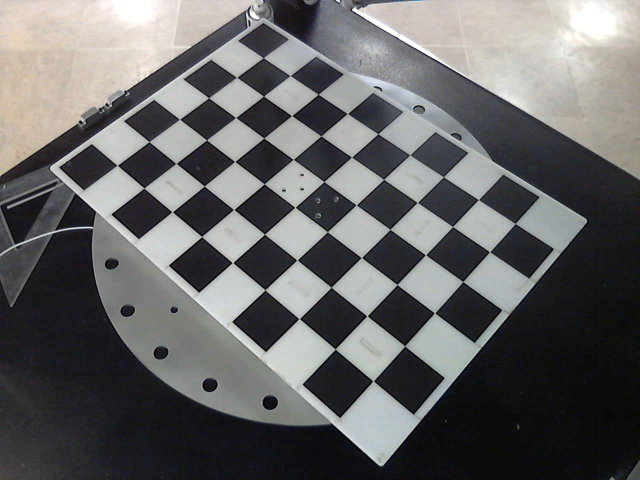
#> input picture Calibration/assets/WIN_20210527_15_21_12_Pro.jpg, 1280 x 960 px, given in place of frame1.jpg, which was not available (shown at 1/2 size)
$ python combination.py
#> lines starting #> are read from the running program, lines starting #| are printed output that depends on the picture; after the words box and inside, x2 and y2 are one past the last pixel; in counts of white or black regions, pixels touching at a corner belong together; pictures that were not available may be replaced by others from this repository, and a replacement may not be noted
### Calibration/calibration.py
# imports
import os
import pickle
import cv2 as cv
import numpy as np


# [55 lines left out: functions calibrate_chessboard, save_coefficients, not called in this run]


def load_coefficients(path=''):
    inp = open(path + 'camera_coeffs.pickle', 'rb')
    return pickle.load(inp)


def undistort(img, coeffs):
    w, h = img.shape[:2]
    new_mtx, roi = cv.getOptimalNewCameraMatrix(coeffs['mtx'], coeffs['dist'], (w,h), 1, (w,h))
    # undistort
    dst = cv.undistort(img, coeffs['mtx'], coeffs['dist'], None, new_mtx)
    # crop the image
    x, y, w, h = roi
    roi = dst[y:y+h, x:x+w]

    return dst, roi


PATH = 'assets'
SIZE = (9, 6)


# [12 lines that do not run on import are left out]

### combination.py
import pickle
import cv2 as cv
import numpy as np
import Calibration.calibration as clb

def draw_holes(a, b, color=(0, 0, 255)):
    coords = zip(a, b)
    for center in coords:
        x, y = map(int, center)
        cv.circle(img, (x, y), 7, color, 2)


if __name__ == "__main__":

    img = cv.imread('samples/frame1.jpg')
#> img is the input picture: shape (960, 1280, 3); mean B, G, R 101.2, 101.1, 101.4
    # img = cv.resize(img, None, fx=1.5, fy=1.5)
    img_copy = img.copy()
    rows, cols = img.shape[:2]
#> rows = 960; cols = 1280

    coeffs = clb.load_coefficients('calibration/')
#> (reads Calibration/camera_coeffs.pickle from the repository)
    matrix = pickle.load(open('calibration/prespective_matrix.pickle', 'rb'))
#> (reads Calibration/prespective_matrix.pickle from the repository)

    img, roi = clb.undistort(img, coeffs)
#> in undistort, `roi = dst[y:y+h, x:x+w]`:
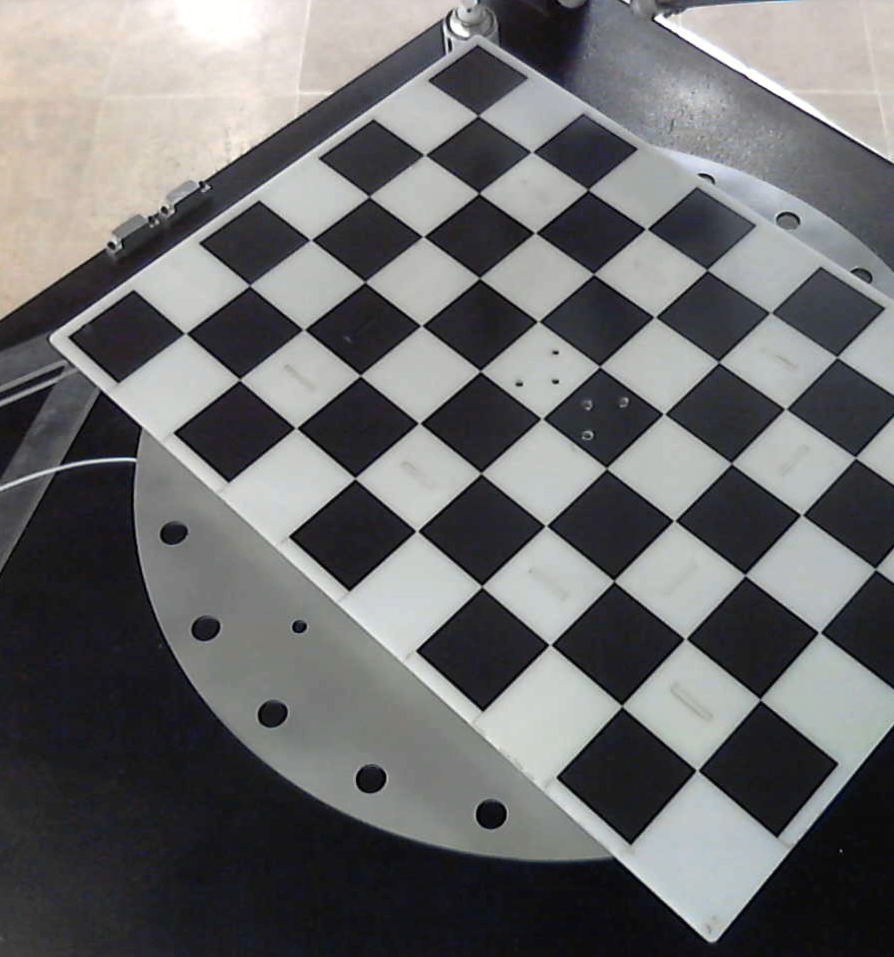
#> roi: shape (957, 894, 3); mean B, G, R 109, 108.2, 108.1
    img = cv.warpPerspective(img, matrix, (cols, rows))

    # [4 lines of commented-out code are left out]


    theta = 0
    theta = theta*np.pi/180

    plate_center = (480, 360)
    o1, o2 = plate_center
    plate_radius = 300
    cv.circle(img, center=plate_center, radius=plate_radius, color=(200,100,100), thickness=5)
    cv.circle(img, center=plate_center, radius=32, color=(200,100,100), thickness=5)
    t = np.linspace((2*np.pi/12)+theta, (2*np.pi/12)+2*np.pi+theta, 7)
    for i in t:
        outer_circle_offset = 42
        a = outer_circle_offset*np.cos(i)+o1
        b = outer_circle_offset*np.sin(i)+o2
        cv.circle(img, center=(int(a),int(b)), radius=5, color=(200,100,100), thickness=2)
#> img: shape (960, 1280, 3); mean B, G, R 82.4, 81.7, 82.5


    # Drawing the three small circles
    t1 = [theta, theta-np.pi, theta-(3*np.pi/2)]
    small_circle_offset = 225
    a1 = small_circle_offset*np.cos(t1)+o1
    b1 = small_circle_offset*np.sin(t1)+o2
    draw_holes(a1, b1, color=(0, 0, 0))
#> after the loop in draw_holes, `for center in coords:`: img: shape (960, 1280, 3); mean B, G, R 82.4, 81.6, 82.5

    # Drawing the 22 outer circles
    t2 = np.linspace((2*np.pi/44)+theta, (2*np.pi/44)+2*np.pi+theta, 23)
    outer_circle_offset = 275
    a2 = outer_circle_offset*np.cos(t2)+o1
    b2 = outer_circle_offset*np.sin(t2)+o2
    draw_holes(a2, b2)
#> call 2 of draw_holes, with a = array of shape (23,), b = array of shape (23,), color = (0, 0, 255)
#> the loop in draw_holes (call 2), `for center in coords:` made 23 passes
#> (x, y) on passes 1 to 12: (752, 399), (730, 474), (687, 540), (628, 591), (557, 623), (480, 635), (402, 623), (331, 591), (272, 540), (229, 474), (207, 399), (207, 320)
#> after the loop in draw_holes (call 2), `for center in coords:`:
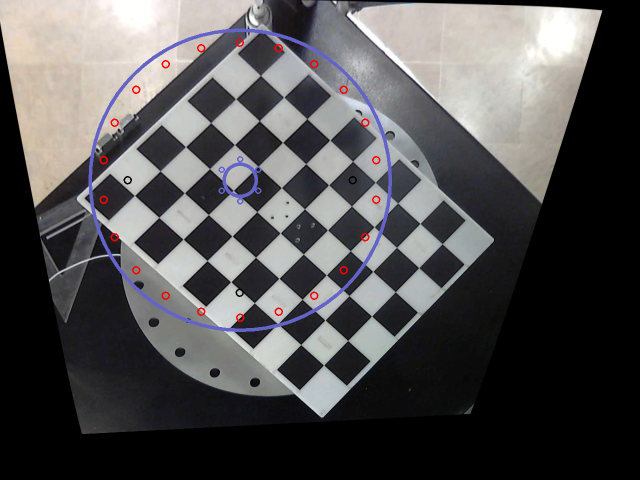
#> img: shape (960, 1280, 3) (shown at 1/2 size); mean B, G, R 82.1, 81.3, 82.8

    # Drawing the inner circles
    t3 = np.linspace((np.pi/2)+theta, (np.pi/2)+2*np.pi+theta, 3)
    outer_circle_offset = 160
    a3 = outer_circle_offset*np.cos(t3)+o1
    b3 = outer_circle_offset*np.sin(t3)+o2
    draw_holes(a3, b3)
#> after the loop in draw_holes (call 3), `for center in coords:`: img: shape (960, 1280, 3); 0.02% of pixels changed, all inside (x1, y1, x2, y2) = (471, 192, 489, 529)

    t4 = [np.pi*73.3/180+theta, np.pi*106.7/180+theta, np.pi*253.3/180+theta, np.pi*286.7/180+theta]
    outer_circle_offset = 104.4
    a4 = outer_circle_offset*np.cos(t4)+o1
    b4 = outer_circle_offset*np.sin(t4)+o2
    draw_holes(a4, b4)
#> call 4 of draw_holes, with a = array of shape (4,), b = array of shape (4,), color = (0, 0, 255)
#> the loop in draw_holes (call 4), `for center in coords:` made 4 passes
#> (x, y) on passes 1 to 4: (510, 459), (449, 459), (449, 260), (510, 260)
#> after the loop in draw_holes (call 4), `for center in coords:`:
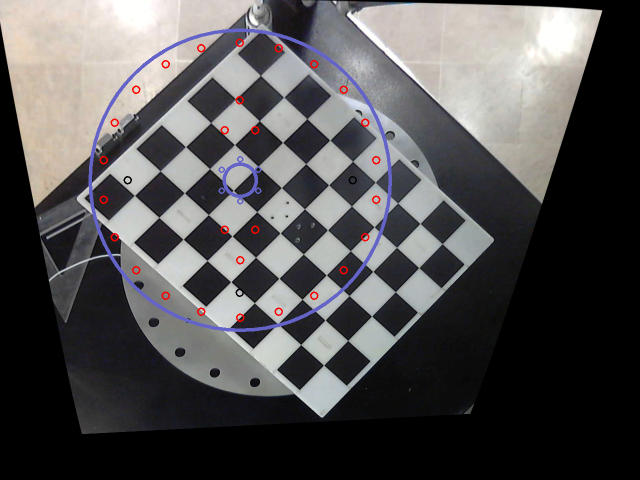
#> img: shape (960, 1280, 3) (shown at 1/2 size); mean B, G, R 82, 81.2, 82.9

    t5 = [np.pi*69.44/180+theta, np.pi*110.56/180+theta, np.pi*249.44/180+theta, np.pi*290.56/180+theta]
    outer_circle_offset = 170.88
    a5 = outer_circle_offset*np.cos(t5)+o1
    b5 = outer_circle_offset*np.sin(t5)+o2
    draw_holes(a5, b5)
#> the loop in draw_holes (call 5), `for center in coords:` made 4 passes
#> (x, y) on passes 1 to 4: (540, 519), (419, 519), (419, 200), (540, 200)
#> after the loop in draw_holes (call 5), `for center in coords:`:
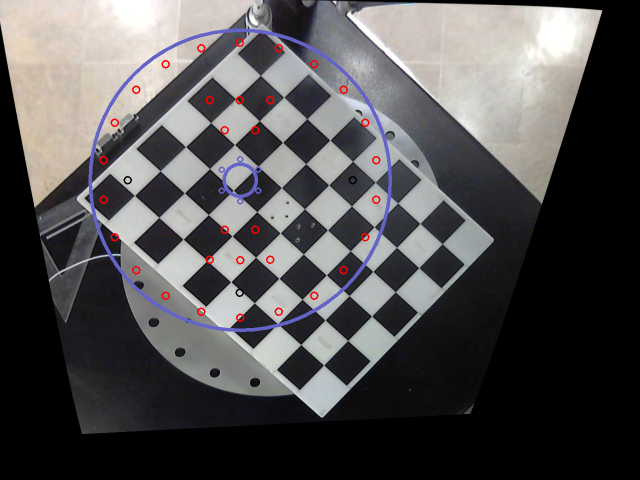
#> img: shape (960, 1280, 3) (shown at 1/2 size); 0.04% of pixels changed, all inside (x1, y1, x2, y2) = (411, 192, 549, 528)

    t6 = [np.pi*48.1/180+theta, np.pi*131.99/180+theta, np.pi*228.01/180+theta, np.pi*311.99/180+theta]
    outer_circle_offset = 134.54
    a6 = outer_circle_offset*np.cos(t6)+o1
    b6 = outer_circle_offset*np.sin(t6)+o2
    draw_holes(a6, b6)
#> the loop in draw_holes (call 6), `for center in coords:` made 4 passes
#> (x, y) on passes 1 to 4: (569, 460), (389, 459), (389, 260), (570, 260)
#> after the loop in draw_holes (call 6), `for center in coords:`:
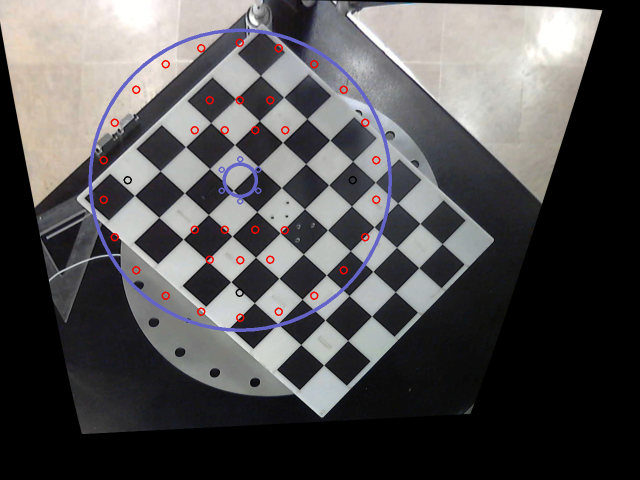
#> img: shape (960, 1280, 3) (shown at 1/2 size); 0.04% of pixels changed, all inside (x1, y1, x2, y2) = (381, 252, 579, 469)

    t7 = [np.pi*53.13/180+theta, np.pi*126.87/180+theta, np.pi*233.13/180+theta, np.pi*306.87/180+theta]
    outer_circle_offset = 200
    a7 = outer_circle_offset*np.cos(t7)+o1
    b7 = outer_circle_offset*np.sin(t7)+o2
    draw_holes(a7, b7)
#> the loop in draw_holes (call 7), `for center in coords:` made 4 passes
#> (x, y) on passes 1 to 4: (600, 519), (359, 519), (359, 200), (600, 200)
#> after the loop in draw_holes (call 7), `for center in coords:`:
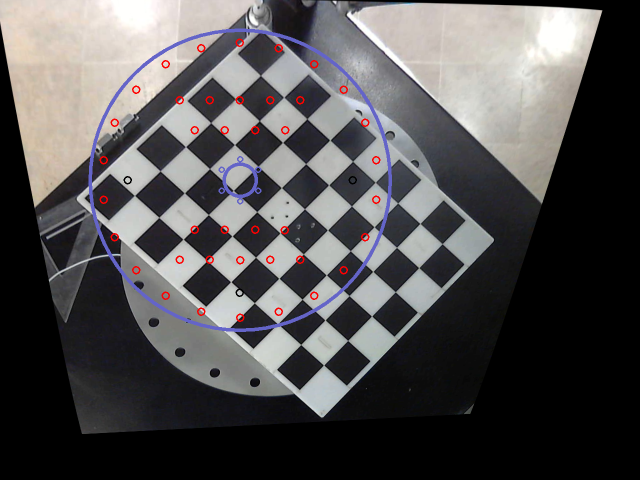
#> img: shape (960, 1280, 3) (shown at 1/2 size); 0.04% of pixels changed, all inside (x1, y1, x2, y2) = (351, 192, 609, 528)

    t8 = [np.pi*33.69/180+theta, np.pi*146.31/180+theta, np.pi*213.69/180+theta, np.pi*326.31/180+theta]
    outer_circle_offset = 180.28
    a8 = outer_circle_offset*np.cos(t8)+o1
    b8 = outer_circle_offset*np.sin(t8)+o2
    draw_holes(a8, b8)
#> the loop in draw_holes (call 8), `for center in coords:` made 4 passes
#> (x, y) on passes 1 to 4: (630, 460), (329, 460), (329, 259), (630, 259)
#> after the loop in draw_holes (call 8), `for center in coords:`:
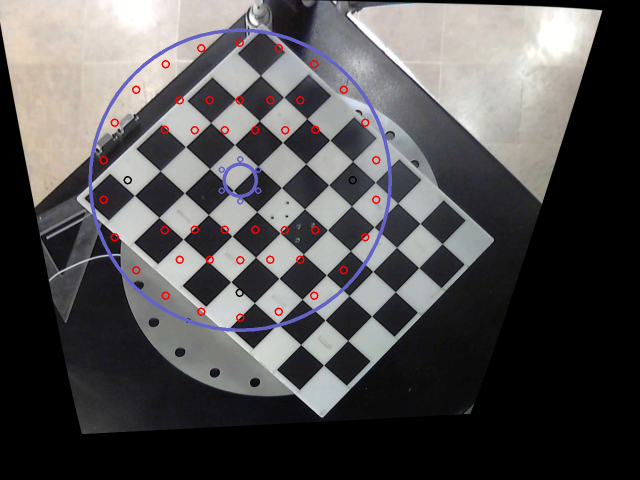
#> img: shape (960, 1280, 3) (shown at 1/2 size); 0.04% of pixels changed, all inside (x1, y1, x2, y2) = (321, 251, 639, 469)


    # cv.imwrite('samples/del4.jpg', img)
    # pickle.dump(mat, open('calibration/prespective_matrix.pickle', 'wb'))
    cv.imshow('', img)
    cv.waitKey()
